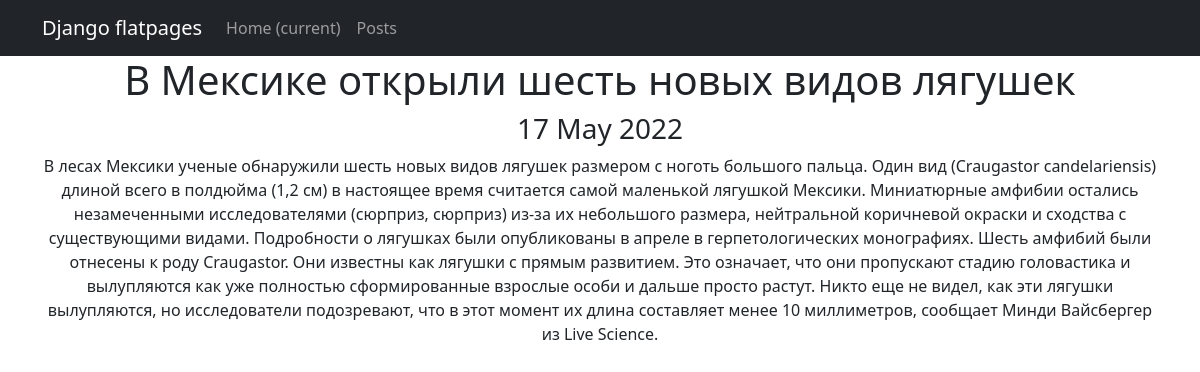
/posts/6, run on the app's committed database.
### newapp/models.py (models this page shows, shortened)
class Post(models.Model):
    postAuthor = models.ForeignKey(Author, on_delete=models.CASCADE)
    NEWS = 'NW'
    ARTICLE = 'AR'
    CATEGORY_CHOICE = (
        (NEWS, 'Новость'),
        (ARTICLE, 'Статья')
    )
    categoryType = models.CharField(max_length=2, choices=CATEGORY_CHOICE, default=ARTICLE)
    creationDate = models.DateTimeField(auto_now_add=True)
    postCategory = models.ManyToManyField(Category, through='PostCategory')
    postTitle = models.CharField(max_length=128)
    postText = models.TextField()
    postRating = models.SmallIntegerField(default=0)

### newapp/views.py (the view)
# urls.py: path('<int:pk>', PostDetail.as_view()),
class PostDetail(DetailView):
    model = Post
    template_name = 'post.html'
    context_object_name = 'post'

### newapp/templatetags/custom_filters.py (called while the page is built)
@register.filter()
def censor(text):
   for word in text.split():
       if word.lower() in BAD_WORDS:
           censored = word[0] + "*"*(len(word)-1)
           text = text.replace(word, censored)
           return text
   return text

### templates/post.html (shortened to what this page needs)
{% extends 'flatpages/default.html' %}
{% load custom_filters %}
{% block content %}
<h1>{{ post.postTitle|censor }}</h1>
<h3>{{ post.creationDate|date:'d M Y' }}</h3>
<h7>{{ post.postText|censor }}</h7>
{% endblock content %}

### data on the page
Post: postTitle|censor "В Мексике открыли шесть новых видов лягушек", creationDate "17 May 2022", postText|censor "В лесах Мексики ученые обнаружили шесть новых видов лягушек размером с ноготь большого пальца. Один вид (Craugastor candelariensis) длиной всего в полдюйма (1,2 см) в настоящее время считается самой маленькой лягушкой Мексики. Миниатюрные амфибии остались незамеченными исследователями (сюрприз, сюрприз) из-за их небольшого размера, нейтральной коричневой окраски и сходства с существующими видами. Подробности о лягушках были опубликованы в апреле в герпетологических монографиях. Шесть амфибий были отнесены к роду Craugastor. Они известны как лягушки с прямым развитием. Это означает, что они пропускают стадию головастика и вылупляются как уже полностью сформированные взрослые особи и дальше…"
